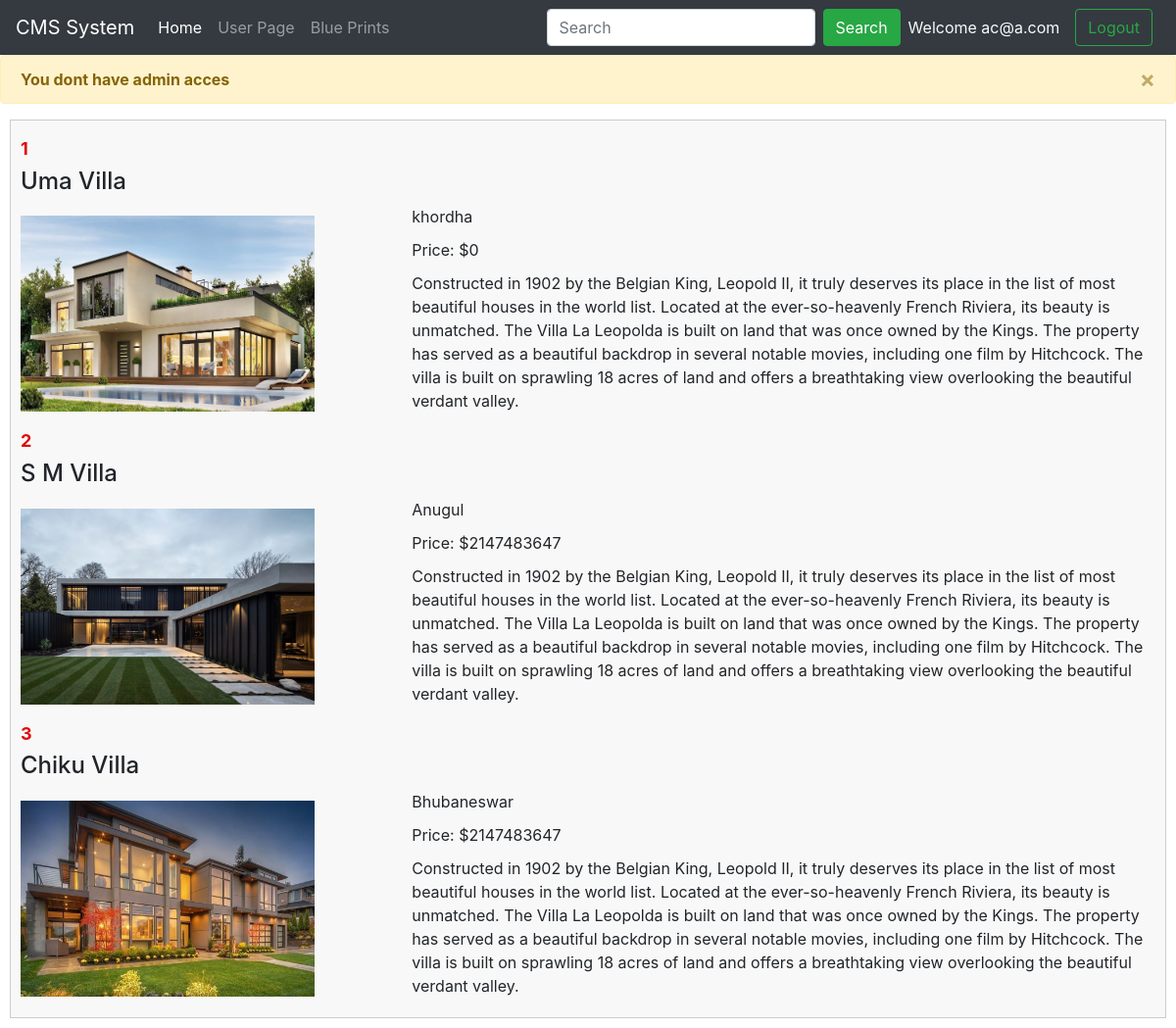
Screenshot of / (signed in) with the database file from the repository.
### tables this page shows
CREATE TABLE `data` (
  `sno` int(11) NOT NULL,
  `name` varchar(256) NOT NULL,
  `image` varchar(355) NOT NULL,
  `location` varchar(1200) NOT NULL,
  `price` int(11) NOT NULL,
  `description` varchar(2566) NOT NULL,
  `status` varchar(255) NOT NULL
);

### index.php (the view, shortened to what this page needs)
<?php
$servername = "localhost";
$username = "root";
$password = "";
$database = "cmssystem";
$conn = mysqli_connect($servername, $username, $password, $database);
?>
<!DOCTYPE html>
<html lang="en">
<head>
    <link rel="stylesheet" href="style.css">
    <link rel="stylesheet" href="https://cdn.jsdelivr.net/npm/bootstrap@4.3.1/dist/css/bootstrap.min.css"
>
</head>
<body>
<?php include 'header.php';?>
<?php
    if(isset($_SESSION['loggedin']) && ($_SESSION['loggedin'])== true){
      if ($_SESSION['role'] === 'admin'){
    echo'<div class="container my-3 ">
    <h1 class="text-center">Add New Property</h1>
    <form action="/cmsproject/index.php" method="post" enctype="multipart/form-data" >
    <div class="mb-3">
        <label for="name" class="form-label">Name</label>
        <input type="text" class="form-control" id="name" name="name" placeholder="Bikash">
      </div>
      <div class="mb-3">
        <label for="image" class="form-label">Image</label>
        <input class="form-control form-control-lg" id="image" name="image" type="file">
      </div>
      <div class="mb-3">
        <label for="location" class="form-label">Location</label>
        <input type="text" class="form-control" id="location" name="location" placeholder="Odisha">
      </div>
      <div class="mb-3">
        <label for="price" class="form-label">price</label>
        <input type="number" class="form-control" id="price" name="price" placeholder="Rs 1200">
      </div>
      <div class="mb-3">
        <label for="desc" class="form-label">Description</label>
        <textarea class="form-control" id="description" name="description" rows="3"></textarea>
      </div>
      <button type="submit" class="btn btn-primary">Submit</button>
    </form>
  </div>';
}
else{
  echo'<div class="alert alert-warning alert-dismissible fade show" role="alert">
  <strong>You dont have admin acces </strong>
  <button type="button" class="close" data-dismiss="alert" aria-label="Close">
    <span aria-hidden="true">&times;</span>
  </button>
</div>';
}
    }
    else{
        echo '
        <div class="container">
        <h1 class="text-center">See New Property</h1>
        <p class="lead text-center " >You Need To Logged In To Add a Property, edit or Delete any thing </p></div>';
    }
    ?>
<?php
if (isset($_SESSION['loggedin']) && $_SESSION['loggedin'] == true) {
  echo '<div class="property">';
  $sql = "SELECT * FROM `data`";
  $result = mysqli_query($conn, $sql);
  $index = 0;
  while ($row = mysqli_fetch_assoc($result)) {
    $index = $index + 1;
    echo "
    <div class='property-item'>
      <h2 class='property-sno'>" . $index . "</h2>
      <h2 id='name" . $row['sno'] . "' class='property-name'>" . $row['name'] . "</h2>
      <div class='property-details'>
        <div class='property-image'>
          <img id='image" . $row['sno'] . "' style='height:200px; width:300px;' src='" . $row['image'] . "' alt='image description'>
        </div>
        <div class='property-info'>
          <p id='location" . $row['sno'] . "' class='property-location'>" . $row['location'] . "</p>
          <p id='price" . $row['sno'] . "' class='property-price'>Price: $" . $row['price'] . "</p>
          <p id='desc" . $row['sno'] . "' class='property-description'>" . $row['description'] . "</p>
          <div class='property-buttons'>";
    echo "</div>
        </div>
      </div>
    </div>";
  }
  echo '</div>';
}
?>
</body>
</html>

### style.css (style rules this page uses)
body, h2, p { margin: 0; padding: 0; }
.property { border: 1px solid #ccc; margin: 10px; padding: 10px; background-color: #f8f8f8; }
.property-name { font-size: 24px; margin-bottom: 10px; }
.property-details { display: flex; align-items: center; }
.property-image { flex: 1; margin-right: 20px; }
.property-image img { max-width: 100%; height: auto; }
.property-info { flex: 2; }
.property-location, .property-price, .property-description { margin-bottom: 10px; }
.property-sno { font-size: 18px; font-weight: bold; color: #de0c0c; margin-top: 8px; }

### rows the page displays
data: name "Uma Villa", image (picture), location "khordha", price "0", description "Constructed in 1902 by the Belgian King, Leopold II, it truly deserves its place in the list of most beautiful houses in the world list. Located at the ever-so-heavenly French Riviera, its beauty is unmatched. The Villa La Leopolda is built on land that was once owned by the Kings. The property has served as a beautiful backdrop in several notable movies, including one film by Hitchcock. The villa is built on sprawling 18 acres of land and offers a breathtaking view overlooking the beautiful verdant valley."
data: name "S M Villa", image (picture), location "Anugul", price "2147483647", description "Constructed in 1902 by the Belgian King, Leopold II, it truly deserves its place in the list of most beautiful houses in the world list. Located at the ever-so-heavenly French Riviera, its beauty is unmatched. The Villa La Leopolda is built on land that was once owned by the Kings. The property has served as a beautiful backdrop in several notable movies, including one film by Hitchcock. The villa is built on sprawling 18 acres of land and offers a breathtaking view overlooking the beautiful verdant valley."
data: name "Chiku Villa", image (picture), location "Bhubaneswar", price "2147483647", description "Constructed in 1902 by the Belgian King, Leopold II, it truly deserves its place in the list of most beautiful houses in the world list. Located at the ever-so-heavenly French Riviera, its beauty is unmatched. The Villa La Leopolda is built on land that was once owned by the Kings. The property has served as a beautiful backdrop in several notable movies, including one film by Hitchcock. The villa is built on sprawling 18 acres of land and offers a breathtaking view overlooking the beautiful verdant valley."

### other values shown
$_SESSION['useremail'] "ac@a.com"
